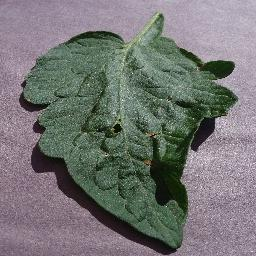
#> input picture dataset/0a2de4c5-d688-4f9d-9107-ace1d281c307___Com.G_TgS_FL 7941_180deg.JPG, 256 x 256 px
$ python -i clahe.py   (imports and definitions only)
#> lines starting #> are read from the running program, lines starting #| are printed output that depends on the picture
#> further down, picture is the input picture: shape (256, 256, 3); mean B, G, R 116.2, 117.4, 116.8
import cv2
#caso uma forma adequada de aplicar seja encontrado
def Clahe(img):
    #separo os canais de cor da imagem
    canal_azul, canal_verde, canal_vermelho = cv2.split(img)
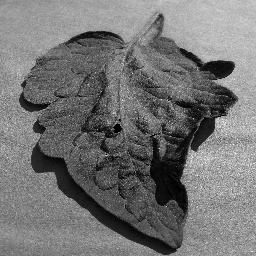
#> canal_azul: shape (256, 256); min 0, max 255, mean 116.2
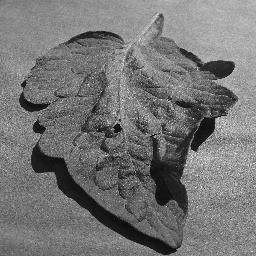
#> canal_verde: shape (256, 256); min 0, max 255, mean 117.4

    #objeto clahe criado
    clahe = cv2.createCLAHE(clipLimit=1.0, tileGridSize=(2, 2))

    #clahe aplicado em cada canal
    clahe_azul = clahe.apply(canal_azul)
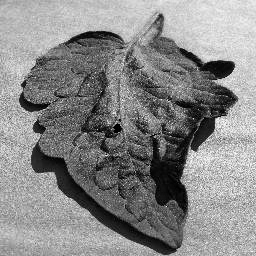
#> clahe_azul: shape (256, 256); min 1, max 255, mean 136.4
    clahe_verde = clahe.apply(canal_verde)
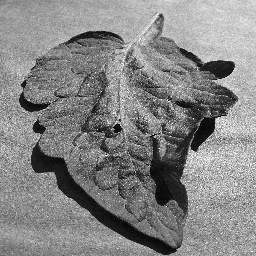
#> clahe_verde: shape (256, 256); min 0, max 255, mean 133.4
    clahe_vermelho = clahe.apply(canal_vermelho)

    clahe_img = cv2.merge((clahe_azul, clahe_verde, clahe_vermelho))
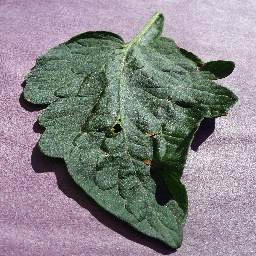
#> clahe_img: shape (256, 256, 3); mean B, G, R 136.4, 133.4, 136.1

    return clahe_img

>>> import cv2
>>> picture = cv2.imread('dataset/0a2de4c5-d688-4f9d-9107-ace1d281c307___Com.G_TgS_FL 7941_180deg.JPG')
>>> result = Clahe(picture)

$ run again, on dataset/0a2de4c5-d688-4f9d-9107-ace1d281c307___Com.G_TgS_FL 7941_flipTB.JPG
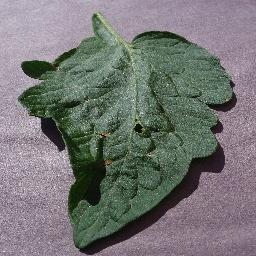
#> input picture dataset/0a2de4c5-d688-4f9d-9107-ace1d281c307___Com.G_TgS_FL 7941_flipTB.JPG, 256 x 256 px
#> picture is the input picture: shape (256, 256, 3); mean B, G, R 116.2, 117.4, 116.8
#> in Clahe, `clahe_verde = clahe.apply(canal_verde)`:
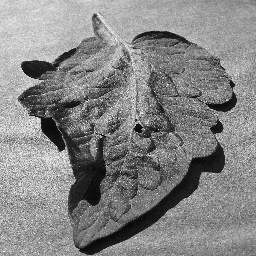
#> clahe_verde: shape (256, 256); min 0, max 255, mean 133.4
#> in Clahe, `clahe_img = cv2.merge((clahe_azul, clahe_verde, clahe_vermelho))`:
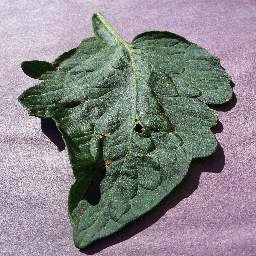
#> clahe_img: shape (256, 256, 3); mean B, G, R 136.2, 133.4, 136.1

$ run again, on dataset/0a2de4c5-d688-4f9d-9107-ace1d281c307___Com.G_TgS_FL 7941_new30degFlipLR.JPG
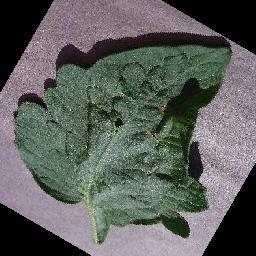
#> input picture dataset/0a2de4c5-d688-4f9d-9107-ace1d281c307___Com.G_TgS_FL 7941_new30degFlipLR.JPG, 256 x 256 px
#> picture is the input picture: shape (256, 256, 3); mean B, G, R 92.3, 95.9, 93.2
#> in Clahe, `clahe_verde = clahe.apply(canal_verde)`:
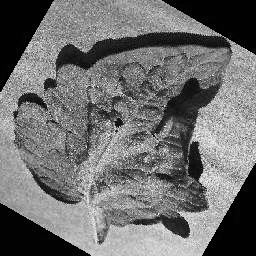
#> clahe_verde: shape (256, 256); min 1, max 255, mean 111.3
#> in Clahe, `clahe_img = cv2.merge((clahe_azul, clahe_verde, clahe_vermelho))`:
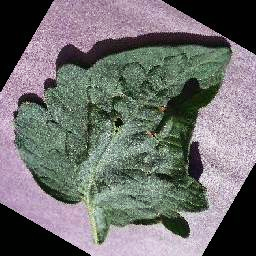
#> clahe_img: shape (256, 256, 3); mean B, G, R 110, 111.3, 110.9
